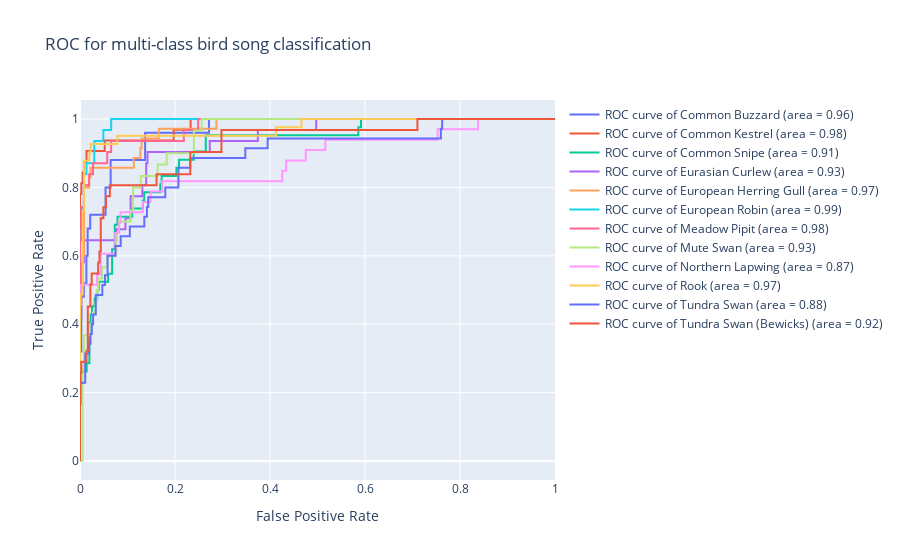

The notebook cell this image was saved under:
### Code cell
fig = go.Figure()
#colors = cycle(['blue', 'red', 'green', 'orange', 'yellow'])
for i in range(n_classes):
    fig.add_trace(go.Scatter(x = fpr[i], y = tpr[i], 
                             mode = 'lines', 
                             name = 'ROC curve of {0} (area = {1:0.2f})'.format(categories[i], roc_auc[i])))
fig.update_layout(title       = 'ROC for multi-class bird song classification',
                  xaxis_title = 'False Positive Rate',
                  yaxis_title = 'True Positive Rate')

fig.show()
